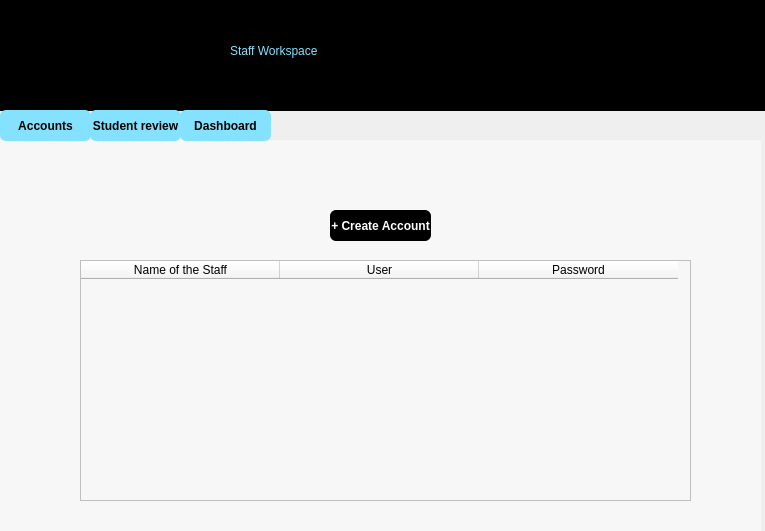
<?xml version="1.0" encoding="UTF-8"?>
<ui version="4.0">
 <class>Dialog</class>
 <widget class="QDialog" name="Dialog">
  <property name="geometry">
   <rect>
    <x>0</x>
    <y>0</y>
    <width>765</width>
    <height>531</height>
   </rect>
  </property>
  <property name="windowTitle">
   <string>Dialog</string>
  </property>
  <widget class="QWidget" name="widget_2" native="true">
   <property name="geometry">
    <rect>
     <x>-10</x>
     <y>0</y>
     <width>781</width>
     <height>111</height>
    </rect>
   </property>
   <property name="styleSheet">
    <string notr="true">QWidget {
    background-color: #000000;

}
</string>
   </property>
   <widget class="QLabel" name="label_2">
    <property name="geometry">
     <rect>
      <x>240</x>
      <y>20</y>
      <width>301</width>
      <height>61</height>
     </rect>
    </property>
    <property name="styleSheet">
     <string notr="true">QLabel {
	font: 30pt &quot;Segoe UI&quot;;
   color: #85E2FF;
    background-color: #000000;
}</string>
    </property>
    <property name="text">
     <string>Staff Workspace</string>
    </property>
   </widget>
   <widget class="QWidget" name="widget" native="true">
    <property name="geometry">
     <rect>
      <x>60</x>
      <y>20</y>
      <width>91</width>
      <height>80</height>
     </rect>
    </property>
    <property name="styleSheet">
     <string notr="true">border-image: url(:/image/Brown Simple Cute Catering Logo (2).png);</string>
    </property>
   </widget>
  </widget>
  <widget class="QStackedWidget" name="stackedWidget">
   <property name="geometry">
    <rect>
     <x>0</x>
     <y>140</y>
     <width>761</width>
     <height>411</height>
    </rect>
   </property>
   <widget class="QWidget" name="page">
    <widget class="QWidget" name="widget_3" native="true">
     <property name="geometry">
      <rect>
       <x>0</x>
       <y>0</y>
       <width>781</width>
       <height>431</height>
      </rect>
     </property>
     <property name="styleSheet">
      <string notr="true">QWidget {
    background-color: #f7f7f7;

}
</string>
     </property>
     <widget class="QTableWidget" name="tableWidget_2">
      <property name="geometry">
       <rect>
        <x>80</x>
        <y>120</y>
        <width>611</width>
        <height>241</height>
       </rect>
      </property>
      <attribute name="horizontalHeaderDefaultSectionSize">
       <number>199</number>
      </attribute>
      <attribute name="verticalHeaderDefaultSectionSize">
       <number>30</number>
      </attribute>
      <column>
       <property name="text">
        <string>Name of the Staff</string>
       </property>
      </column>
      <column>
       <property name="text">
        <string>User</string>
       </property>
      </column>
      <column>
       <property name="text">
        <string>Password</string>
       </property>
      </column>
     </widget>
     <widget class="QPushButton" name="pushButton">
      <property name="geometry">
       <rect>
        <x>440</x>
        <y>400</y>
        <width>111</width>
        <height>26</height>
       </rect>
      </property>
      <property name="styleSheet">
       <string notr="true">QPushButton {
    background-color: #000000;
    color: #ffffff;
    border-radius: 6px;
}

QPushButton:hover {
    background-color: #333333;
    color: #ffffff;
}
</string>
      </property>
      <property name="text">
       <string>+ Create Account</string>
      </property>
     </widget>
     <widget class="QPushButton" name="pushButton_2">
      <property name="geometry">
       <rect>
        <x>330</x>
        <y>70</y>
        <width>101</width>
        <height>31</height>
       </rect>
      </property>
      <property name="font">
       <font>
        <bold>true</bold>
       </font>
      </property>
      <property name="styleSheet">
       <string notr="true">QPushButton {
    background-color: #000000;
    color: #ffffff;
    border-radius: 6px;
}

QPushButton:hover {
    background-color: #333333;
    color: #ffffff;
}
</string>
      </property>
      <property name="text">
       <string>+ Create Account</string>
      </property>
     </widget>
    </widget>
   </widget>
   <widget class="QWidget" name="page_2"/>
  </widget>
  <widget class="QPushButton" name="pushButton_5">
   <property name="geometry">
    <rect>
     <x>0</x>
     <y>110</y>
     <width>91</width>
     <height>31</height>
    </rect>
   </property>
   <property name="font">
    <font>
     <bold>true</bold>
    </font>
   </property>
   <property name="styleSheet">
    <string notr="true">QPushButton {
    background-color: #85E2FF;
    color: #000000;
    border-radius: 6px;
}

QPushButton:hover {
    background-color: #33CCFF;
}
</string>
   </property>
   <property name="text">
    <string>Accounts</string>
   </property>
  </widget>
  <widget class="QPushButton" name="pushButton_6">
   <property name="geometry">
    <rect>
     <x>90</x>
     <y>110</y>
     <width>91</width>
     <height>31</height>
    </rect>
   </property>
   <property name="font">
    <font>
     <bold>true</bold>
    </font>
   </property>
   <property name="styleSheet">
    <string notr="true">QPushButton {
    background-color: #85E2FF;
    color: #000000;
    border-radius: 6px;
}

QPushButton:hover {
    background-color: #33CCFF;
}
</string>
   </property>
   <property name="text">
    <string>Student review</string>
   </property>
  </widget>
  <widget class="QPushButton" name="pushButton_7">
   <property name="geometry">
    <rect>
     <x>180</x>
     <y>110</y>
     <width>91</width>
     <height>31</height>
    </rect>
   </property>
   <property name="font">
    <font>
     <bold>true</bold>
    </font>
   </property>
   <property name="styleSheet">
    <string notr="true">QPushButton {
    background-color: #85E2FF;
    color: #000000;
    border-radius: 6px;
}

QPushButton:hover {
    background-color: #33CCFF;
}
</string>
   </property>
   <property name="text">
    <string>Dashboard</string>
   </property>
  </widget>
 </widget>
 <resources>
  <include location="and.qrc"/>
 </resources>
 <connections/>
</ui>
